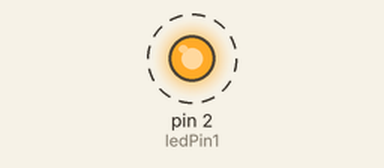
Recording of a sketch running on a simulated Arduino Uno, built with avr-gcc and run on an emulated ATmega328P. Shown: output pins drawn as LEDs (lit = HIGH). Dashed ring = blinking. What the sketch prints to the serial monitor is not drawn.

Above: at 0.5 s.
Timing chart, 0 to 4.6 s (numbered marks = the images above):
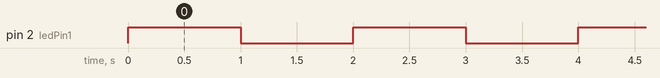

The sketch:

Blink.ino
```cpp
const int ledPin1 = 2;

// the setup function runs once when you press reset or power the board
void setup() {
  // initialize digital pin LED_BUILTIN as an output.
  pinMode(ledPin1, OUTPUT);

  // Start serial communication
  Serial.begin(9600);
}

// the loop function runs over and over again forever
void loop() {
  digitalWrite(ledPin1, HIGH);   // turn the LED on (HIGH is the voltage level)
   Serial.println("LED ON");
  delay(1000);                       // wait for a second
  digitalWrite(ledPin1, LOW);    // turn the LED off by making the voltage LOW
     Serial.println("LED OFF");
  delay(1000);                       // wait for a second

  // Send event to serial port

}
```

Measured:
- by itself, pin 2 (ledPin1): alternates HIGH for 1.0 s and LOW for 1.0 s
